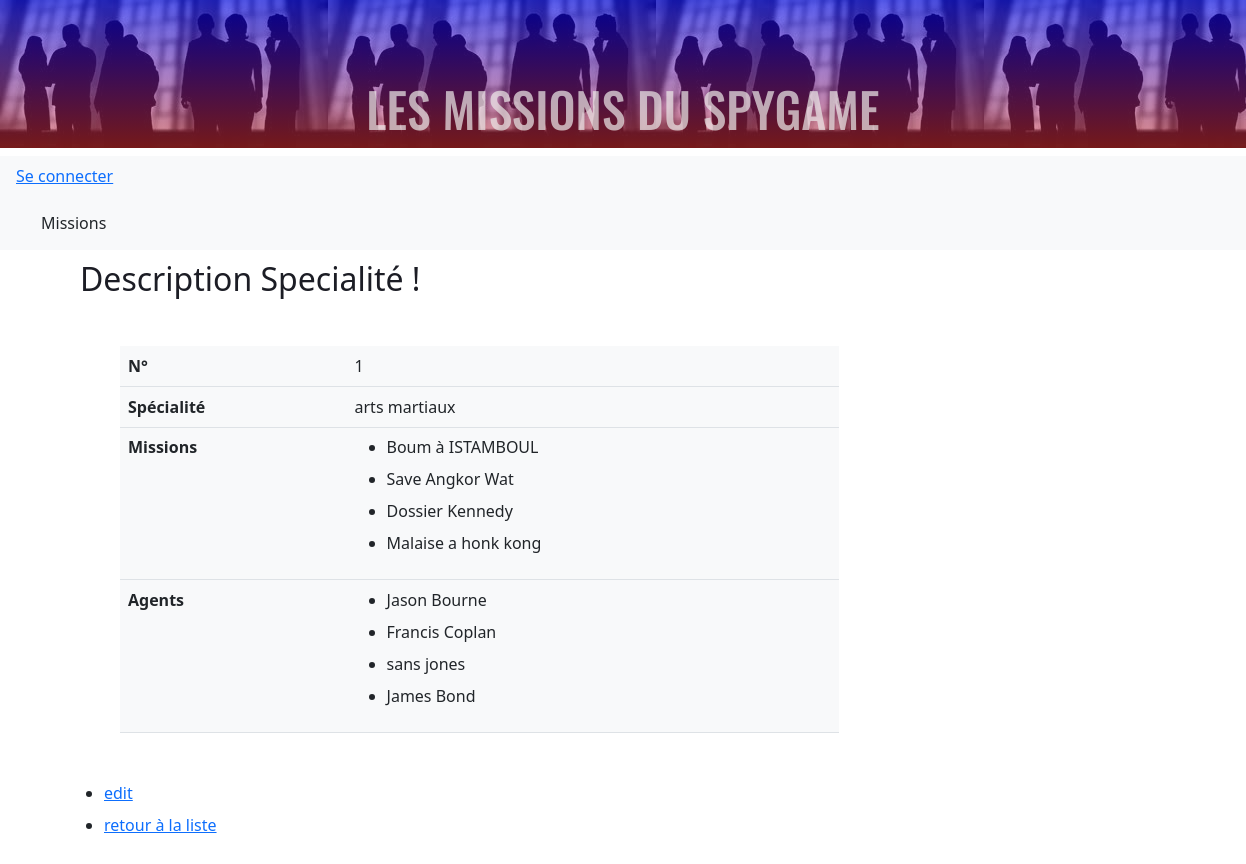
/Router/specialityRouter.php?entity=specialities&id=1&action=show, run on the app's committed database.
### tables this page shows
CREATE TABLE `specialities` (
  `id` int NOT NULL AUTO_INCREMENT,
  `speciality` varchar(100) NOT NULL,
  PRIMARY KEY (`id`)
);

CREATE TABLE `missions` (
  `id` int NOT NULL AUTO_INCREMENT,
  `title` varchar(100) NOT NULL,
  `descriptions` longtext NOT NULL,
  `code` varchar(100) NOT NULL,
  `countryId` int NOT NULL,
  `typeId` int NOT NULL,
  `statutId` int NOT NULL,
  `specialityId` int NOT NULL,
  `startDate` date NOT NULL,
  `endDate` date NOT NULL,
  `isConform` tinyint(1) NOT NULL DEFAULT '0',
  PRIMARY KEY (`id`),
  KEY `FK_statut_id` (`statutId`),
  KEY `FK_type_id` (`typeId`),
  KEY `FK_country_id` (`countryId`),
  KEY `fk_speciality_Id` (`specialityId`),
  CONSTRAINT `fk_speciality_Id` FOREIGN KEY (`specialityId`) REFERENCES `specialities` (`id`),
  CONSTRAINT `FK_statut_id` FOREIGN KEY (`statutId`) REFERENCES `statuts` (`id`),
  CONSTRAINT `FK_type_id` FOREIGN KEY (`typeId`) REFERENCES `types` (`id`)
);

### model/SpecialityManager.php (called while the page is built, shortened)
<?php
require_once('Class/Speciality.php');
class SpecialityManager extends Manager
{
    function getSpeciality(int $id)
    {
        $db=Manager::dbConnect();
        $sql="SELECT Specialities.id, Specialities.speciality
        FROM Specialities
        WHERE Specialities.id = ?";
        $req = $db->prepare($sql);
        $req->bindValue(1, $id, PDO::PARAM_STR);
        $req->execute();
        return $req;
    }
        function getMissionsFromSpeciality($specialityId)
        {
            $db=Manager::dbConnect();
            $sql="SELECT specialityId, title  FROM missions
            WHERE specialityId = ".$specialityId;
            $req = $db->prepare($sql);
            $req->execute();
            return $req;
        }
     function getAgentsFromspeciality($specialityId)
     {
         $db=Manager::dbConnect();
         $sql="SELECT agentId, lastname, firstname FROM agents_specialities
         INNER JOIN agents
         ON agents_specialities.agentId = agents.id
         WHERE specialityId = ".$specialityId;
         $req = $db->prepare($sql);
         $req->execute();
         return $req;
     }
}

### Controller/SpecialityController.php (called while the page is built, shortened)
<?php
require_once('model/SpecialityManager.php');
function showSpeciality(int $id)
{
    $SpecialityManager = new SpecialityManager();
    $showSpeciality = $SpecialityManager->getSpeciality($id);
    $specialityMissions = $SpecialityManager->getMissionsFromSpeciality($id);
    $specialityAgents = $SpecialityManager->getAgentsFromspeciality($id);
    require('view/speciality/showSpeciality.php');
}

### Class/Speciality.php (called while the page is built, shortened)
<?php
class Speciality {
    private int $id;
    private string $speciality;
    public function getId(): ?int
    {
        return $this->id;
    }
    public function getSpeciality(): string
    {
        return (string) $this->speciality;
    }
}

### view/speciality/showSpeciality.php (the view, shortened to what this page needs)
<?php
$Speciality = $showSpeciality->fetchObject('Speciality');
if($Speciality) {
    $titleh2 = "<h2>Description Specialité !</h2>";
} else {
    echo('Aucun resultat pour cette requête !');
    die;
}
?>
<div class="container-fluid m-5">
    <table class="table bg-light mx-5" style="width: 60%;">
        <tr>
            <th>N°</th>
            <td><?=  $Speciality->getId(); ?></td>
        </tr>
        <tr>
            <th>Spécialité</th>
            <td><?=  $Speciality->getSpeciality(); ?></td>
        </tr>
        <tr>
        <tr>
            <th>Missions</th>
            <td>
                <ul>
                <?php while ($mission = $specialityMissions->fetch(PDO::FETCH_ASSOC)) {?>
                    <li><?= $mission['title']; ?> </li>
                <?php } ?>
                </ul>
            </td>
        </tr>
        <tr>
            <th>Agents</th>
            <td>
                <ul>
                <?php while ($agent = $specialityAgents->fetch(PDO::FETCH_ASSOC)) {?>
                    <li><?= $agent['firstname'].' '.$agent['lastname'] ; ?> </li>
                <?php } ?>
                </ul>
            </td>
        </tr>
    </table>
    <ul class="mt-5">
        <li><a href=<?= '?entity=specialities&id='.$Speciality->getId().'&action=edit' ?>>edit</a></li>
        <li><a href=<?= '?entity=specialities' ?>>retour à la liste</a></li>
    </ul>
</div>
<?php
require('view/layout.php'); ?>

### style/style.css (style rules this page uses)
h2 { margin: 10px 0 20px 80px; color: rgb(28, 29, 37); }
li { margin-bottom: 8px; }
ul { list-style-type :disc; }

### data on the page
specialities: id "1", speciality "arts martiaux"
missions: title "Boum à ISTAMBOUL"
missions: title "Save Angkor Wat"
missions: title "Dossier Kennedy"
missions: title "Malaise a honk kong"

### other printed values
$agent['firstname'] "Jason"
$agent['lastname'] "Bourne"
$agent['firstname'] "Francis"
$agent['lastname'] "Coplan"
$agent['firstname'] "sans"
$agent['lastname'] "jones"
$agent['firstname'] "James"
$agent['lastname'] "Bond"
